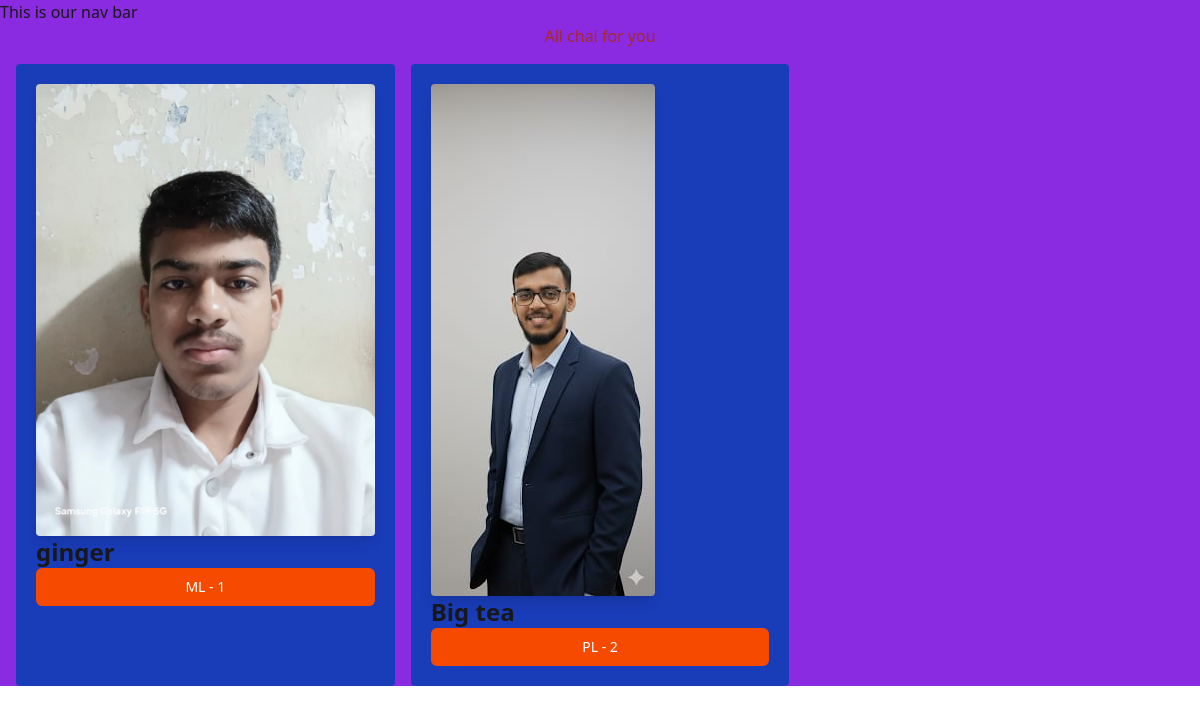
The app's page /chai/, older data.
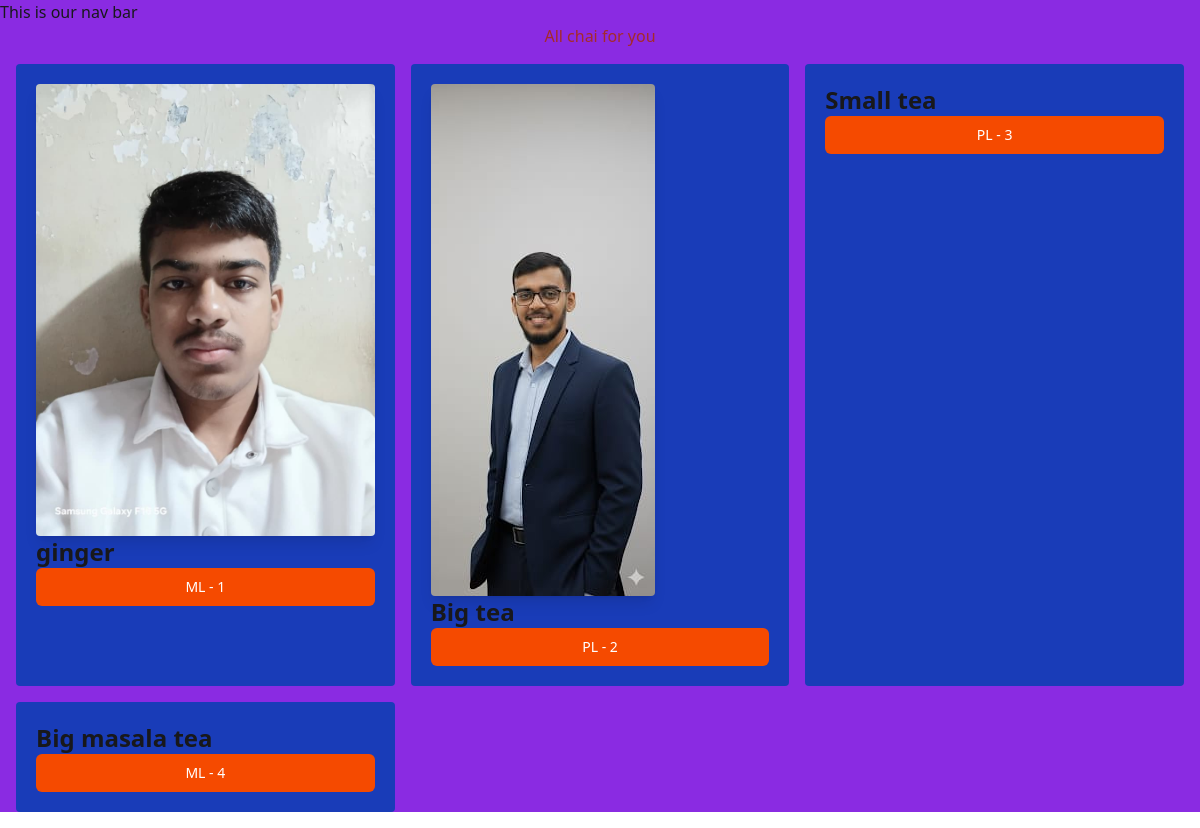
The same page, newer data.
### chai/models.py (models this page shows, shortened)
class ChaiVarity(models.Model):
    CHAI_TYPE_CHOICE = [
        ('ML','MASALA'),
        ('GR','GINGER'),
        ('KL','KIWI'),
        ('PL','PLAIN'),
        ('EL','ELAICHI')
    ]
    name = models.CharField(max_length=100)
    image = models.ImageField(upload_to='chais/')
    date_added = models.DateTimeField(default=timezone.now)
    type = models.CharField(max_length=2,choices=CHAI_TYPE_CHOICE)
    description = models.TextField(default='')

### chai/views.py (the view)
# urls.py: path('',views.all_chai,name='all_chai'),
def all_chai(request):
    chais = ChaiVarity.objects.all()
    return render(request, 'chai/all_chai.html', {
        'name': 'all chai',
        'chais': chais,
    })

### chai/templates/chai/all_chai.html (shortened to what this page needs)
{% extends "layout.html" %}
{% block content %}
<h1>All chai for you</h1>
<div class="grid grid-cols-3 gap-4 m-4">
  {% for chai in chais  %}
  <div class="bg-blue-800 p-5 rounded">
    <img class="rounded shadow-lg" src="{{chai.image.url}}" alt="">
    <h3 class="text-2xl font-bold">{{chai.name}}</h3>
    <a href="{% url 'chai_detail' chai.id %}">
      <button
      type="button"
      class="inline-flex items-center w-[100%] justify-center px-4 py-2 border border-transparent text-sm font-medium rounded-md text-white bg-orange-600 hover:bg-orange-700 focus:outline-none focus:ring-2 focus:ring-offset-2 focus:ring-orange-500"
      >
        {{chai.type}} - {{chai.id}}
      </button>
    </a>
  </div>
  {% endfor %}
</div>
{% endblock %}

### chaiaurdjango/templates/layout.html (shortened to what this page needs)
{% load static tailwind_tags %}
<!DOCTYPE html>
<html lang="en">
  <head>
    <link rel="stylesheet" href="{% static 'style.css' %}">
    {% tailwind_css %}
  </head>
  <body>
    <nav>This is our nav bar</nav>
    {% block content %}
    {% endblock %}
  </body>
</html>

### chaiaurdjango/static/style.css (style rules this page uses)
body { background-color:blueviolet; }
h1 { color: brown; text-align: center; }

Row changes from the older to the newer data that the page shows:
added ChaiVarity: name "Small tea", type "PL", id "3"
added ChaiVarity: name "Big masala tea", type "ML", id "4"
